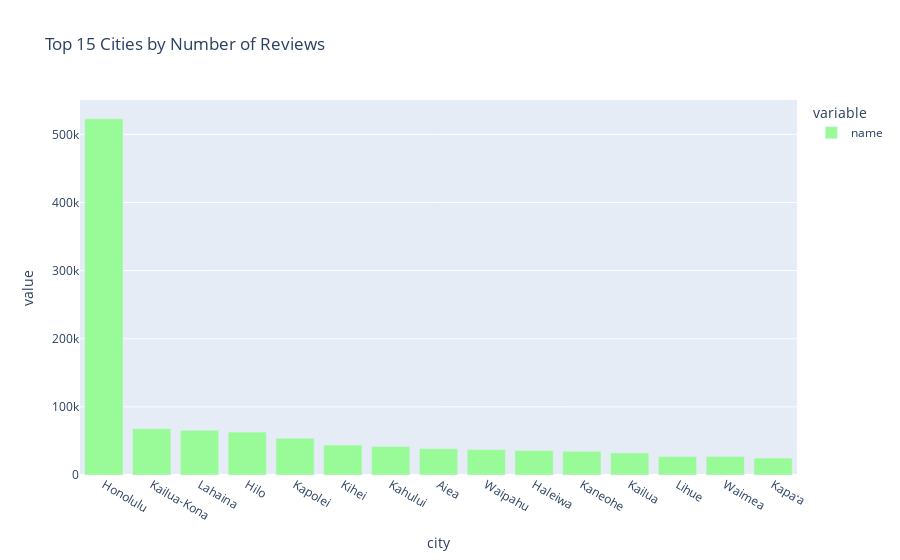

Notebook code cell kept with this figure:
### Code cell
topCities = hawaiiDataFrame[['city', 'name']].groupby('city').count()\
.sort_values(by='name', ascending=False).head(15)

fig = px.bar(topCities, title='Top 15 Cities by Number of Reviews', 
color_discrete_sequence=['palegreen'])

fig.show()

### Figure 1 — Plotly figure (JSON) as saved in the notebook; plotly's stock layout.template omitted (floating-point values rounded to 4 significant figures)
{"data": [{"alignmentgroup": "True", "hovertemplate": "variable=name<br>city=%{x}<br>value=%{y}<extra></extra>", "legendgroup": "name", "marker": {"color": "palegreen", "pattern": {"shape": ""}}, "name": "name", "offsetgroup": "name", "orientation": "v", "showlegend": true, "textposition": "auto", "type": "bar", "x": ["Honolulu", "Kailua-Kona", "Lahaina", "Hilo", "Kapolei", "Kihei", "Kahului", "Aiea", "Waipahu", "Haleiwa", "Kaneohe", "Kailua", "Lihue", "Waimea", "Kapaʻa"], "xaxis": "x", "y": [522897, 68028, 65735, 62960, 54108, 43890, 41700, 38649, 37491, 35974, 34867, 32454, 27210, 27068, 24890], "yaxis": "y"}], "layout": {"barmode": "relative", "legend": {"title": {"text": "variable"}, "tracegroupgap": 0}, "title": {"text": "Top 15 Cities by Number of Reviews"}, "xaxis": {"anchor": "y", "domain": [0, 1], "title": {"text": "city"}}, "yaxis": {"anchor": "x", "domain": [0, 1], "title": {"text": "value"}}}}
